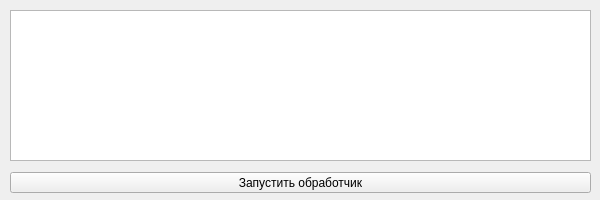
<?xml version="1.0" encoding="UTF-8"?>
<ui version="4.0">
 <class>MainWindow</class>
 <widget class="QMainWindow" name="MainWindow">
  <property name="geometry">
   <rect>
    <x>0</x>
    <y>0</y>
    <width>600</width>
    <height>200</height>
   </rect>
  </property>
  <property name="minimumSize">
   <size>
    <width>600</width>
    <height>200</height>
   </size>
  </property>
  <property name="maximumSize">
   <size>
    <width>600</width>
    <height>200</height>
   </size>
  </property>
  <property name="windowTitle">
   <string>MainWindow</string>
  </property>
  <widget class="QWidget" name="centralwidget">
   <widget class="QPushButton" name="pushButton">
    <property name="geometry">
     <rect>
      <x>10</x>
      <y>172</y>
      <width>581</width>
      <height>21</height>
     </rect>
    </property>
    <property name="text">
     <string>Запустить обработчик</string>
    </property>
   </widget>
   <widget class="QTextBrowser" name="textBrowser">
    <property name="geometry">
     <rect>
      <x>10</x>
      <y>10</y>
      <width>581</width>
      <height>151</height>
     </rect>
    </property>
   </widget>
  </widget>
 </widget>
 <resources/>
 <connections/>
</ui>
